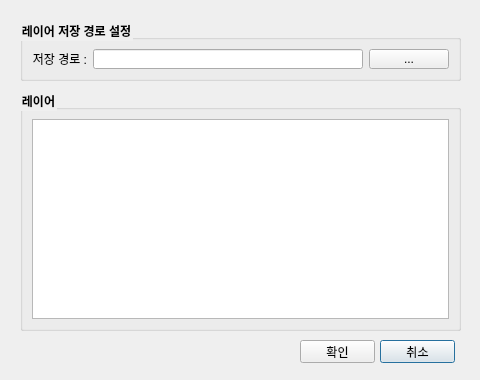
<?xml version="1.0" encoding="UTF-8"?>
<ui version="4.0">
 <class>Dialog</class>
 <widget class="QDialog" name="Dialog">
  <property name="geometry">
   <rect>
    <x>0</x>
    <y>0</y>
    <width>480</width>
    <height>380</height>
   </rect>
  </property>
  <property name="minimumSize">
   <size>
    <width>0</width>
    <height>0</height>
   </size>
  </property>
  <property name="maximumSize">
   <size>
    <width>1000</width>
    <height>1000</height>
   </size>
  </property>
  <property name="windowTitle">
   <string>중심점 생성</string>
  </property>
  <property name="styleSheet">
   <string notr="true">QGroupBox { font-weight:bold; }</string>
  </property>
  <widget class="QPushButton" name="pushButton_Cancel">
   <property name="geometry">
    <rect>
     <x>380</x>
     <y>340</y>
     <width>75</width>
     <height>23</height>
    </rect>
   </property>
   <property name="text">
    <string>취소</string>
   </property>
  </widget>
  <widget class="QPushButton" name="pushButton_OK">
   <property name="geometry">
    <rect>
     <x>300</x>
     <y>340</y>
     <width>75</width>
     <height>23</height>
    </rect>
   </property>
   <property name="text">
    <string>확인</string>
   </property>
  </widget>
  <widget class="QGroupBox" name="groupBox">
   <property name="geometry">
    <rect>
     <x>20</x>
     <y>20</y>
     <width>441</width>
     <height>61</height>
    </rect>
   </property>
   <property name="title">
    <string>레이어 저장 경로 설정</string>
   </property>
   <layout class="QHBoxLayout" name="horizontalLayout">
    <item>
     <widget class="QLabel" name="label_2">
      <property name="text">
       <string>저장 경로 :</string>
      </property>
      <property name="alignment">
       <set>Qt::AlignRight|Qt::AlignTrailing|Qt::AlignVCenter</set>
      </property>
     </widget>
    </item>
    <item>
     <widget class="QLineEdit" name="lineEdit_SavePath"/>
    </item>
    <item>
     <widget class="QPushButton" name="pushButton_SetSavePath">
      <property name="sizePolicy">
       <sizepolicy hsizetype="Minimum" vsizetype="Fixed">
        <horstretch>0</horstretch>
        <verstretch>0</verstretch>
       </sizepolicy>
      </property>
      <property name="text">
       <string>...</string>
      </property>
      <property name="flat">
       <bool>false</bool>
      </property>
     </widget>
    </item>
   </layout>
  </widget>
  <widget class="QGroupBox" name="groupBox_2">
   <property name="geometry">
    <rect>
     <x>20</x>
     <y>90</y>
     <width>441</width>
     <height>241</height>
    </rect>
   </property>
   <property name="title">
    <string>레이어</string>
   </property>
   <layout class="QGridLayout" name="gridLayout">
    <item row="0" column="0">
     <widget class="QListView" name="listView_Layers">
      <property name="selectionMode">
       <enum>QAbstractItemView::ExtendedSelection</enum>
      </property>
     </widget>
    </item>
   </layout>
  </widget>
 </widget>
 <resources/>
 <connections/>
</ui>
